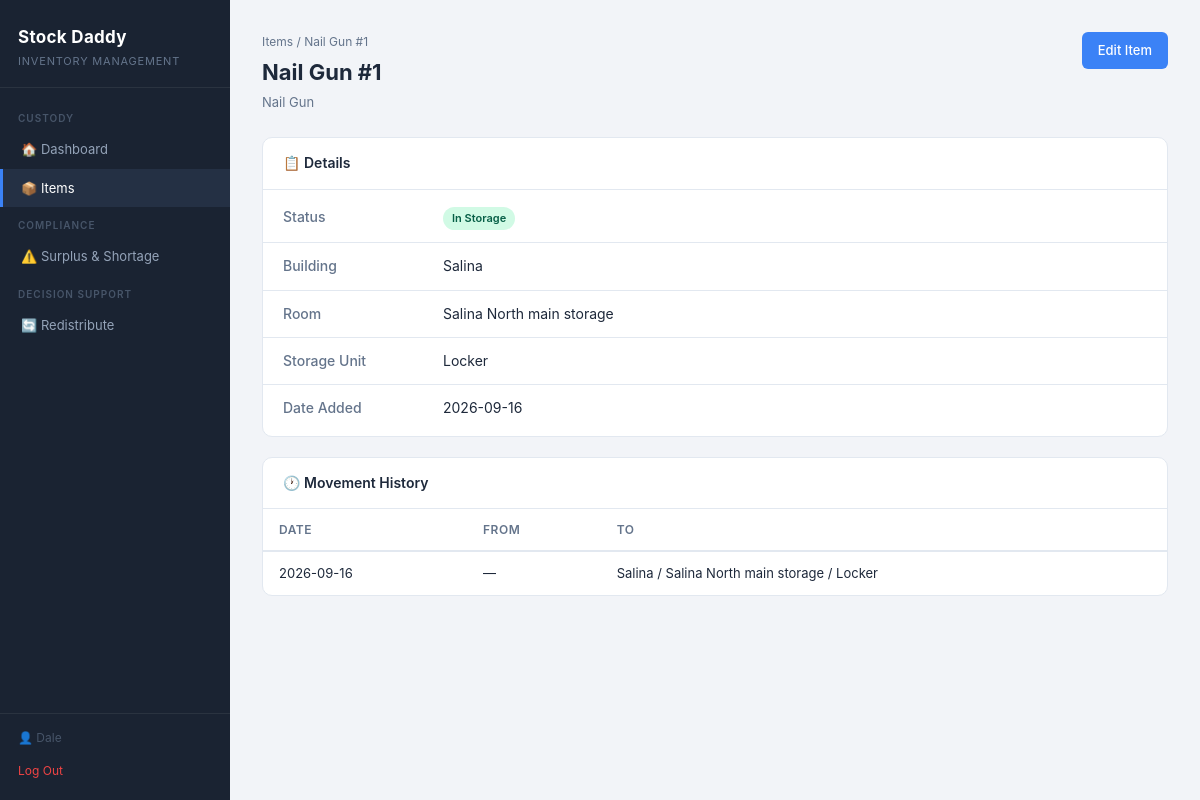
Screenshot of /items/1 (signed in) with the database file from the repository.
### tables this page shows
CREATE TABLE item (
  item_id      INTEGER PRIMARY KEY AUTOINCREMENT,
  item_type_id INTEGER NOT NULL,
  storage_id   INTEGER NULL,      -- nullable: NULL while item_status = 'In Transit'
  item_name    VARCHAR(100),
  item_status  VARCHAR(100) NOT NULL DEFAULT 'In Storage',
  date_added   DATETIME DEFAULT CURRENT_TIMESTAMP,
  FOREIGN KEY (item_type_id) REFERENCES item_type(item_type_id),
  FOREIGN KEY (storage_id) REFERENCES storage(storage_id),
  CONSTRAINT chk_item_status CHECK (item_status IN ('In Storage', 'In Use', 'In Transit'))
);

CREATE TABLE item_type (
  item_type_id      INTEGER PRIMARY KEY AUTOINCREMENT,
  name              VARCHAR(100) NOT NULL UNIQUE,
  description       VARCHAR(255),
  -- Cost to acquire one new unit. NULL = acquisition unavailable (c_k = inf).
  replacement_cost  DECIMAL(10,2) NULL,
  -- REQ-23. NULL = no service-life limit configured for this type (not zero).
  service_life_days INTEGER NULL,
  CONSTRAINT chk_replacement_cost_positive
    CHECK (replacement_cost IS NULL OR replacement_cost > 0),
  CONSTRAINT chk_service_life_positive
    CHECK (service_life_days IS NULL OR service_life_days > 0)
);

CREATE TABLE building (
  building_id     INTEGER PRIMARY KEY AUTOINCREMENT,
  business_id     INTEGER NOT NULL,
  state           VARCHAR(100),
  city            VARCHAR(100),
  street_address  VARCHAR(100),
  FOREIGN KEY (business_id) REFERENCES business(business_id)
);

CREATE TABLE room (
  room_id     INTEGER PRIMARY KEY AUTOINCREMENT,
  building_id INTEGER NOT NULL,
  location    VARCHAR(100),
  FOREIGN KEY (building_id) REFERENCES building(building_id)
);

CREATE TABLE storage (
  storage_id    INTEGER PRIMARY KEY AUTOINCREMENT,
  room_id       INTEGER NOT NULL,
  storage_type  VARCHAR(100),
  FOREIGN KEY (room_id) REFERENCES room(room_id)
);

### app.py (the view)
@app.route("/items/<int:item_id>")
def item_detail(item_id):
    if "user" not in session:
        return redirect(url_for("login"))
    item = db.get_item_detail(item_id)
    if item is None:
        return redirect(url_for("items"))
    return render_template("item_detail.html", user=session["user"], item=item)

### db.py (called while the page is built)
def get_connection():
    conn = sqlite3.connect(DB_PATH)
    conn.execute("PRAGMA foreign_keys = ON;")
    conn.row_factory = sqlite3.Row
    return conn

### templates/item_detail.html (shortened to what this page needs)
{% extends "base.html" %}
{% block body %}
<div class="app-layout">
    {% include "nav.html" %}
    <main class="main-content">
        <div class="page-header">
            <div>
                <div class="breadcrumb"><a href="{{ url_for('items') }}">Items</a> / {{ item.name }}</div>
                <h2>{{ item.name }}</h2>
                <p>{{ item.type }}</p>
            </div>
            <a href="#" class="btn btn-primary">Edit Item</a>
        </div>
        <div class="card">
            <div class="card-header"><span>📋 Details</span></div>
            <div class="detail-grid">
                <div class="detail-row">
                    <span class="detail-label">Status</span>
                    <span class="detail-value">
                        {% if item.status == "In Storage" %}
                            <span class="badge badge-ok">In Storage</span>
                        {% elif item.status == "In Use" %}
                            <span class="badge badge-warning">In Use</span>
                        {% elif item.status == "In Transit" %}
                            <span class="badge badge-transit">In Transit</span>
                        {% endif %}
                    </span>
                </div>
                <div class="detail-row">
                    <span class="detail-label">Building</span>
                    <span class="detail-value">{{ item.building }}</span>
                </div>
                <div class="detail-row">
                    <span class="detail-label">Room</span>
                    <span class="detail-value">{{ item.room }}</span>
                </div>
                <div class="detail-row">
                    <span class="detail-label">Storage Unit</span>
                    <span class="detail-value">{{ item.storage }}</span>
                </div>
                <div class="detail-row">
                    <span class="detail-label">Date Added</span>
                    <span class="detail-value">{{ item.date_added }}</span>
                </div>
            </div>
        </div>
        <div class="card">
            <div class="card-header"><span>🕐 Movement History</span></div>
            <table class="table">
                <thead>
                    <tr>
                        <th>Date</th>
                        <th>From</th>
                        <th>To</th>
                    </tr>
                </thead>
                <tbody>
                    {% for move in item.movement_history %}
                    <tr>
                        <td>{{ move.date }}</td>
                        <td>{{ move.from }}</td>
                        <td>{{ move.to }}</td>
                    </tr>
                    {% else %}
                    <tr>
                        <td colspan="3" class="empty-state">No movement history.</td>
                    </tr>
                    {% endfor %}
                </tbody>
            </table>
        </div>
    </main>
</div>
{% endblock %}

### static/css/main.css (style rules this page uses)
*, *::before, *::after { box-sizing: border-box; margin: 0; padding: 0; }
:root { --bg: #f2f4f8; --surface: #ffffff; --sidebar-bg: #1a2332; --sidebar-hover:#243044; --accent: #3b82f6; --accent-dark: #2563eb; --danger: #ef4444; --warning-bg: #fef3c7; --warning-text: #92400e; --success-bg: #d1fae5; --success-text: #065f46; --surplus-bg: #dbeafe; --surplus-text: #1e40af; --shortage-bg: #fee2e2; --shortage-text:#991b1b; --transit-bg: #ede9fe; --transit-text: #5b21b6; --text: #1e293b; --muted: #64748b; --border: #e2e8f0; --sidebar-w: 230px; }
body { font-family: -apple-system, BlinkMacSystemFont, "Segoe UI", Roboto, sans-serif; background: var(--bg); color: var(--text); font-size: 14px; line-height: 1.6; }
a { color: var(--accent); text-decoration: none; }
.app-layout { display: flex; min-height: 100vh; }
.main-content { flex: 1; padding: 32px; overflow-y: auto; min-width: 0; }
.page-header { display: flex; justify-content: space-between; align-items: flex-start; margin-bottom: 24px; gap: 16px; }
.page-header h2 { font-size: 22px; font-weight: 700; margin-bottom: 2px; }
.page-header p { color: var(--muted); font-size: 13px; }
.breadcrumb { font-size: 12px; color: var(--muted); margin-bottom: 4px; }
.breadcrumb a { color: var(--muted); }
.card { background: var(--surface); border: 1px solid var(--border); border-radius: 10px; margin-bottom: 20px; overflow: hidden; }
.card-header { display: flex; justify-content: space-between; align-items: center; padding: 14px 20px; border-bottom: 1px solid var(--border); font-weight: 600; font-size: 14px; }
.detail-grid { padding: 4px 0; }
.detail-row { display: flex; padding: 12px 20px; border-bottom: 1px solid var(--border); font-size: 14px; }
.detail-row:last-child { border-bottom: none; }
.detail-label { width: 160px; color: var(--muted); font-weight: 500; flex-shrink: 0; }
.detail-value { flex: 1; }
.table { width: 100%; border-collapse: collapse; font-size: 13px; }
.table th { text-align: left; padding: 11px 16px; border-bottom: 2px solid var(--border); color: var(--muted); font-weight: 600; font-size: 12px; text-transform: uppercase; letter-spacing: 0.5px; }
.table td { padding: 11px 16px; border-bottom: 1px solid var(--border); }
.table tbody tr:last-child td { border-bottom: none; }
.badge { display: inline-block; padding: 3px 9px; border-radius: 99px; font-size: 11px; font-weight: 600; }
.badge-ok { background: var(--success-bg); color: var(--success-text); }
.btn { display: inline-block; padding: 8px 16px; border-radius: 6px; border: none; cursor: pointer; font-size: 13px; font-weight: 500; text-decoration: none; transition: background 0.12s; background: var(--accent); color: #fff; white-space: nowrap; }
.btn-primary { background: var(--accent); color: #fff; }

### rows the page displays
item: name "Nail Gun #1", date_added "2026-09-16"
item_type: type "Nail Gun"
building: building "Salina"
room: room "Salina North main storage"
storage: storage "Locker"

### other values shown
{{ user }} "Dale"
{{ move.date }} "2026-09-16"
{{ move.from }} "—"
{{ move.to }} "Salina / Salina North main storage / Locker"
